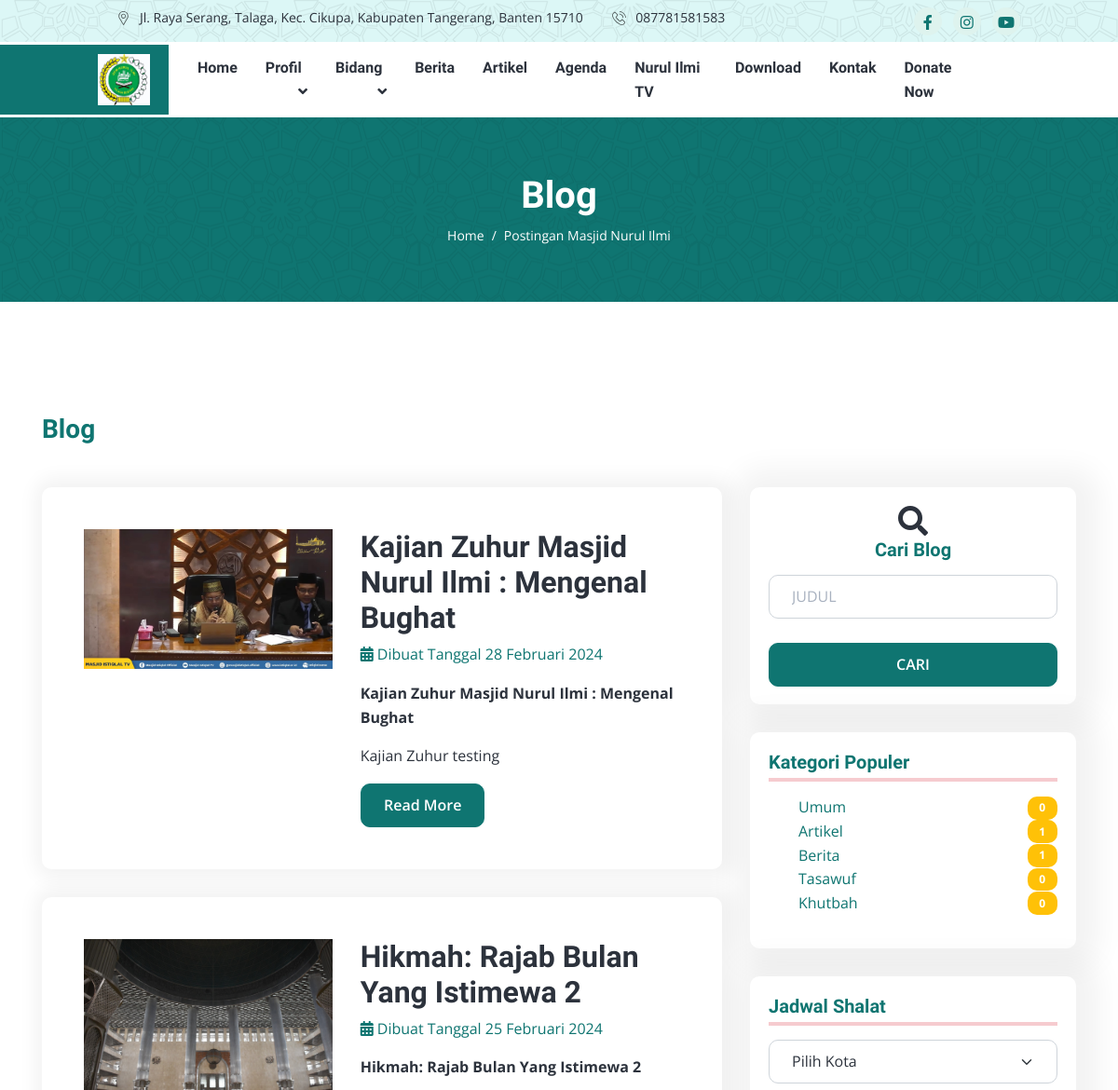
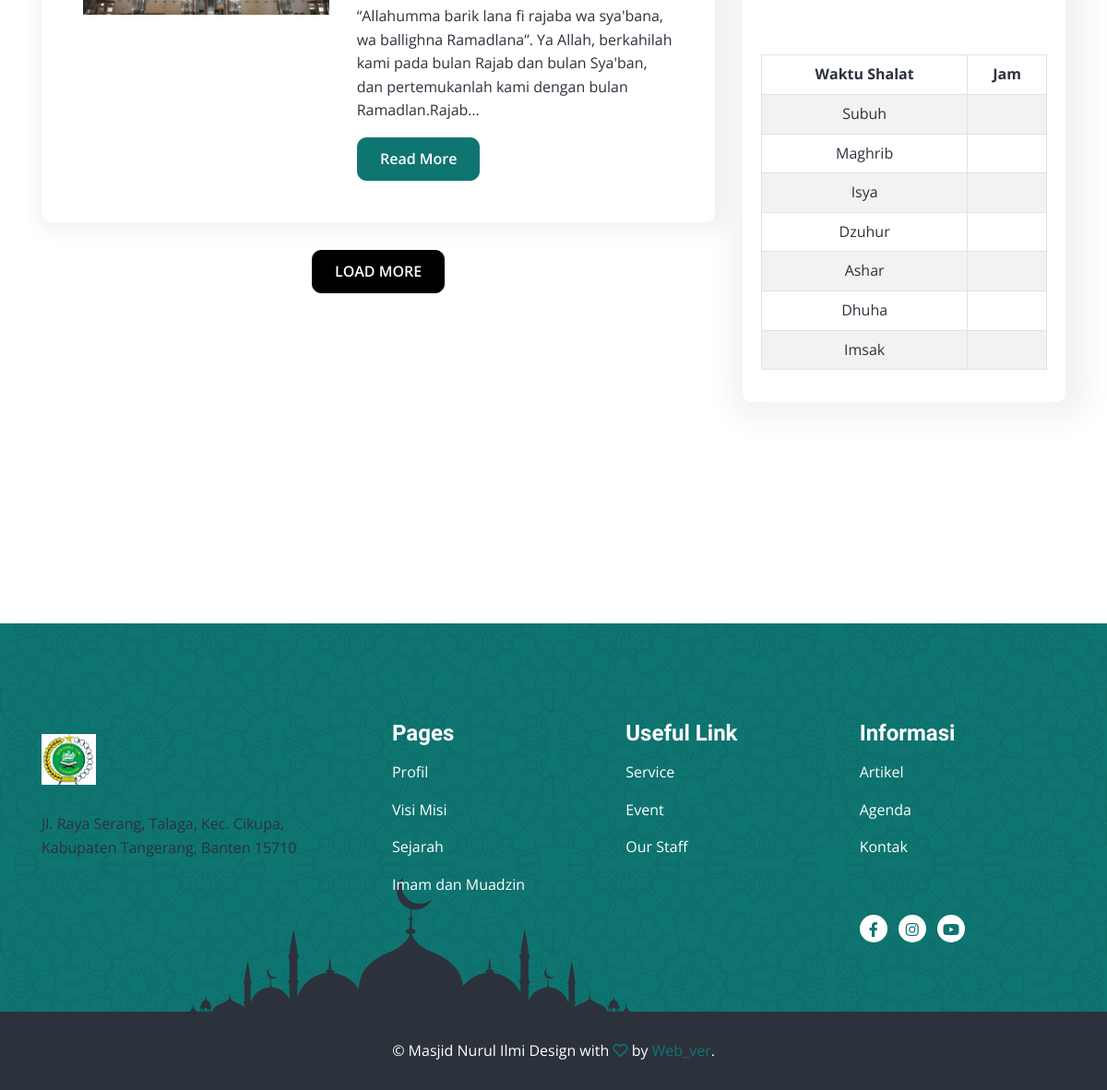
Screenshot of /index.php/blog with the database file from the repository (2 pictures, top to bottom).
### tables this page shows
CREATE TABLE `tbl_setting` (
  `id_setting` int(11) NOT NULL,
  `id_jadwal` int(11) NOT NULL,
  `nama_masjid` varchar(100) NOT NULL,
  `alamat` text NOT NULL,
  `no_hp` varchar(14) NOT NULL,
  `link_alamat` text NOT NULL,
  `email` text NOT NULL,
  `logo` text NOT NULL,
  `banner1` text NOT NULL,
  `banner2` text NOT NULL,
  `banner3` text NOT NULL,
  `judul1` varchar(100) NOT NULL,
  `judul2` varchar(100) NOT NULL,
  `judul3` varchar(100) NOT NULL,
  `sosmed1` text NOT NULL,
  `sosmed2` text NOT NULL,
  `sosmed3` text NOT NULL,
  `ayat_quran` varchar(100) NOT NULL,
  `artinya` text NOT NULL,
  `surah` varchar(100) NOT NULL
);

CREATE TABLE `tbl_artikel` (
  `id_artikel` int(11) NOT NULL,
  `id_kategori` int(11) NOT NULL,
  `judul` varchar(100) NOT NULL,
  `deskripsi` text NOT NULL,
  `gambar` text NOT NULL,
  `slug` text NOT NULL,
  `tanggal_dibuat` date NOT NULL,
  `status` int(11) NOT NULL,
  `user` varchar(100) NOT NULL
);

CREATE TABLE `tbl_kategori_artikel` (
  `id_kategori` int(11) NOT NULL,
  `nama_kategori` varchar(100) NOT NULL,
  `slug_kategori` varchar(50) NOT NULL,
  `tanggal` datetime NOT NULL DEFAULT current_timestamp()
);

### application/views/webpage/v_blog.php (the view, shortened to what the rows shown need)
<!DOCTYPE html>
<html lang="en">
<head>
    <link rel="stylesheet" href="https://cdnjs.cloudflare.com/ajax/libs/font-awesome/6.5.1/css/all.min.css"
 />
    <link rel="stylesheet" href="<?= base_url('frontend/') ?>assets/js/OwlCarousel/owl.carousel.min.css">
    <link rel="stylesheet" href="<?= base_url('frontend/') ?>assets/js/OwlCarousel/owl.theme.default.min.css">
    <link href="https://cdnjs.cloudflare.com/ajax/libs/select2/4.0.13/css/select2.min.css" rel="stylesheet" />
    <link rel="stylesheet" href="<?= base_url('frontend/') ?>assets/css/app.min.css">
    <link rel="stylesheet" href="https://cdnjs.cloudflare.com/ajax/libs/OwlCarousel2/2.3.4/assets/owl.carousel.min.css"
 />
</head>
<body>
    <header class="header-area">
        <?php $this->load->view('layout/header.php') ?>
    </header>
    <div class="page-title-area py-lg-6 py-5 bg-image-pattern">
        <div class="container">
            <div class="page-title-wrapper text-center">
                <h1 class="text-white mb-2">Blog</h1>
            </div>
        </div>
    </div>
    <div class="about-area py-lg-10 py-8">
        <div class="container">
            <div class="row">
                <div class="col-lg-8">
                    <?php if(!empty($pesan)) : ?>
                    <p class="text-center">
                        <?= $pesan ?>
                    </p>
                    <?php else: ?>
                    <?php foreach($data_artikel as $artikel) : ?>
                    <div class="row">
                        <div class="col-12" id="artikel-container">
                            <div class="card mt-4 shadow-sm">
                                <div class="card-body">
                                    <div class="grid-inner row g-0 p-4">
                                        <div class="col-md-5 mb-md-0">
                                            <a href="#" class="entry-image">
                                                <img src="<?= base_url('upload/artikel/'.$artikel['gambar']) ?>"
                                                    alt="Lifesaver- Community Education and Training"
                                                    style="height: auto; width: 100%;">
                                            </a>
                                        </div>
                                        <div class="col-md-7 ps-md-4">
                                            <div class="entry-title title-sm">
                                                <h2><a href="<?= base_url('blog/detail/'.$artikel['slug']) ?>">
                                                        <?= html_escape($artikel['judul']); ?>
                                                    </a>
                                                </h2>
                                            </div>
                                            <div class="entry-meta">
                                                <a href="#"><i class="fas fa-calendar-alt"></i>
                                                    Dibuat Tanggal
                                                    <?= format_indo($artikel['tanggal_dibuat']); ?>
                                                </a>
                                                <br>
                                            </div>
                                            <div class="entry-content">
                                                <p>
                                                <p><strong>
                                                        <?= $artikel['judul']; ?>
                                                    </strong></p>
                                                <p>
                                                    <?= strip_tags(character_limiter($artikel['deskripsi'], 200)) ?>
                                                </p>
                                                <a href="<?= base_url('blog/detail/'.$artikel['slug']); ?>"
                                                    class="btn btn-primary">Read More</a>
                                            </div>
                                        </div>
                                    </div>
                                </div>
                            </div>
                        </div>
                    </div>
                    <?php endforeach; ?>
                    <?php endif; ?>
                </div>
                <div class="col-lg-4 mt-4 col-md-4">
                    <div class="course-feature mb-4 bg-white rounded">
                        <ul>
                            <?php foreach($data_kategori as $row) : ?>
                            <li class="d-flex align-items-center"><a
                                    href="<?= base_url('blog/kategori/'.$row->slug_kategori) ?>"
                                    class="flex-fill"><?= $row->nama_kategori ?></a><span
                                    class="badge text-white bg-market"><?= $row->jumlah ?></span></li>
                            <?php endforeach; ?>
                        </ul>
                    </div>
                    <div class="course-feature mb-4 bg-white rounded">
                        <br><br>
                        <table id="salat-table" class="table table-bordered table-striped text-center">
                            <thead>
                                <tr>
                                    <th>Waktu Shalat</th>
                                    <th>Jam</th>
                                </tr>
                            </thead>
                        </table>
                    </div>
                </div>
            </div>
        </div>
    </div>
    <?php $this->load->view('layout/footer') ?>
</body>
</html>

### application/views/layout/header.php (shortened to what the rows shown need)
<div class="header-top bg-light bg-image-pattern px-xl-8 py-2">
    <div class="container">
        <div class="header-top-wrapper">
            <?php foreach($data_setting as $setting) : ?>
            <ul class="navbar-address list-inline m-0">
                <li class="list-inline-item"><span class="icon"><img
                            src="<?= base_url('frontend/') ?>assets/images/location-icon.svg"
                            alt="title"></span><?= strip_tags(character_limiter($setting->alamat, 70)); ?></li>
                <li class="list-inline-item"><span class="icon"><img
                            src="<?= base_url('frontend/') ?>assets/images/phone-icon.svg"
                            alt="title"></span><?= $setting->no_hp ?>
                </li>
            </ul>
            <ul class="navbar-social list-inline m-0">
                <li class="list-inline-item"><a href="<?= $setting->sosmed1 ?>"><i class="fab fa-facebook-f"></i></a>
                </li>
                <li class="list-inline-item"><a href="<?= $setting->sosmed2 ?>"><i class="fab fa-instagram"></i></a>
                </li>
                <li class="list-inline-item"><a href="<?= $setting->sosmed3 ?>"><i class="fab fa-youtube"></i></a>
                </li>
            </ul>
            <?php endforeach; ?>
        </div>
    </div>
</div>
<div class="header-bottom bg-white px-xl-8">
    <nav class="container">
        <div class="header-navbar navbar navbar-expand-lg">
            <?php foreach($data_setting as $setting) : ?>
            <a class='navbar-brand' href='<?= base_url() ?>'><img
                    src="<?= base_url('upload/setting/'.$setting->logo) ?>" alt="images"></a>
            <?php endforeach; ?>
        </div>
    </nav>
</div>

### application/views/layout/footer.php (shortened to what the rows shown need)
<footer class="footer-area pt-8">
    <div class="footer-top bg-image-pattern  py-lg-8 py-4">
        <div class="container">
            <div class="row">
                <?php foreach($data_setting as $setting) : ?>
                <div class="col-md-5 col-lg-4">
                    <div class="footer-widget my-4 me-md-4">
                        <a href="#" class="footer-brand mb-4"><img
                                src="<?= base_url('frontend/') ?>assets/images/logo.jpeg" alt="title"></a>
                        <p class="text-white m-0" style="color: #fff !important;"><?= $setting->alamat ?> </p>
                    </div>
                </div>
                <?php endforeach; ?>
                <div class="col-md-7 col-lg-8">
                    <div class="row">
                        <div class="col-lg-4 col-6">
                            <div class="footer-widget my-3">
                                <?php foreach($data_setting as $setting) : ?>
                                <ul class="footer-social m-0 mt-4 list-inline" data-aos="slide-up">
                                    <li class="list-inline-item"><a href="<?= $setting->sosmed1 ?>"><i
                                                class="fab fa-facebook-f"></i></a>
                                    </li>
                                    <li class="list-inline-item"><a href="<?= $setting->sosmed2 ?>"><i
                                                class="fab fa-instagram"></i></a></li>
                                    <li class="list-inline-item"><a href="<?= $setting->sosmed3 ?>"><i
                                                class="fab fa-youtube"></i></a>
                                    </li>
                                </ul>
                                <?php endforeach; ?>
                            </div>
                        </div>
                    </div>
                </div>
            </div>
        </div>
    </div>
</footer>

### rows the page displays
tbl_setting: alamat "Jl. Raya Serang, Talaga, Kec. Cikupa, Kabupaten Tangerang, Banten 15710", no_hp "087781581583", logo (picture)
tbl_artikel: gambar (picture), judul "Kajian Zuhur Masjid Nurul Ilmi : Mengenal Bughat", tanggal_dibuat "28 Februari 2024", deskripsi "Kajian Zuhur testing"
tbl_artikel: gambar (picture), judul "Hikmah: Rajab Bulan Yang Istimewa 2", tanggal_dibuat "25 Februari 2024", deskripsi "“Allahumma barik lana fi rajaba wa sya'bana, wa ballighna Ramadlana”. Ya Allah, berkahilah kami pada bulan Rajab dan bulan Sya'ban, dan pertemukanlah kami dengan bulan Ramadlan.Rajab…"
tbl_kategori_artikel: nama_kategori "Umum", jumlah "0"
tbl_kategori_artikel: nama_kategori "Artikel", jumlah "1"
tbl_kategori_artikel: nama_kategori "Berita", jumlah "1"
tbl_kategori_artikel: nama_kategori "Tasawuf", jumlah "0"
tbl_kategori_artikel: nama_kategori "Khutbah", jumlah "0"
